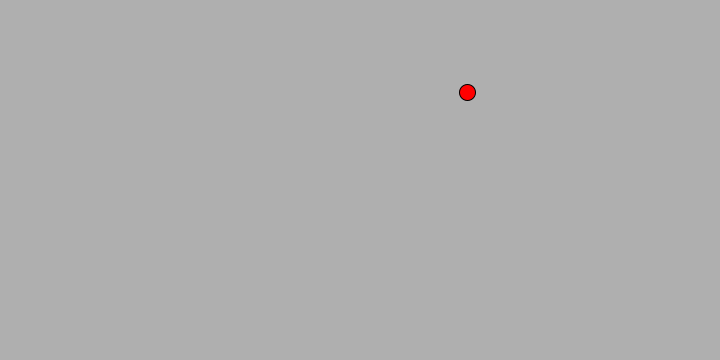
Frame 1 (no input)
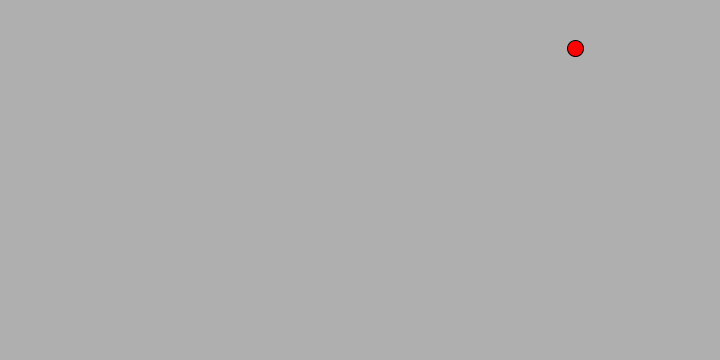
Frame 60 (the mouse pressed at the canvas centre just before this capture)
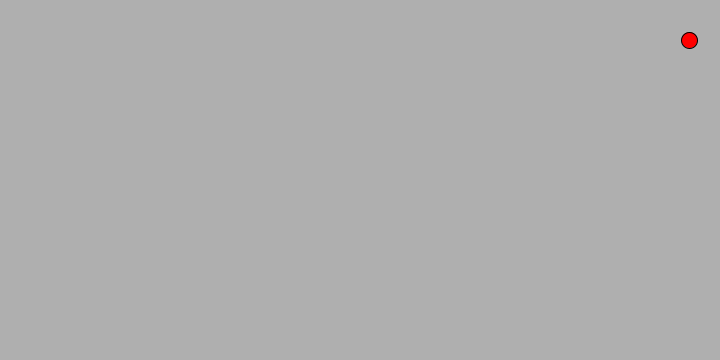
Frame 120 (the mouse held since frame 60 and released just before this capture)

The Processing sketch that drew these frames (run headless with seeded random() and noise(); from frame 60 on, the mouse is pressed at the canvas centre):

// Processing sketch: MoverDemo
// ── MoverDemo.pde
Mover m;

void setup() {
  size(720, 360);
  m = new Mover();
}

void draw() {
  background(175);
  m.update();
  m.checkEdges();
  m.display();
}

// ── Mover.pde
public class Mover {
  private PVector location;
  private PVector velocity;
  private PVector acceleration;
  private int radius = 16;
  private int r = 255;
  private int g = 0;
  private int b = 0;
  private float topspeed = 150;
  
  // default, no-argument constructor
  public Mover() {
    location = new PVector(random(width), random(height));
    velocity = new PVector(random(-2, 2), random(-2, 2));
    acceleration = new PVector(0.001, 0.01);
  }
  
  // parameterized constructor
  public Mover(int maxSpeed) {
    location = new PVector(random(width), random(height));
    velocity = new PVector(random(-maxSpeed, maxSpeed), random(-maxSpeed, maxSpeed));
    acceleration = new PVector(0.01, 0.001);
  }
  
  public Mover(int maxSpeed, int radius) {
    location = new PVector(random(width), random(height));
    velocity = new PVector(random(-maxSpeed, maxSpeed), random(-maxSpeed, maxSpeed));
    acceleration = new PVector(0.01, 0.01);
    this.radius = radius;
  }
  
  public void setColor(int r, int g, int b) {
    this.r = r;
    this.g = g;
    this.b = b;
  }
  
  public void update() {
    velocity.add(acceleration);
    velocity.limit(topspeed);
    location.add(velocity);
  }
  
  public void display() {
    stroke(0);
    fill(r, g, b);
    ellipse(location.x, location.y, radius, radius);
  }
  
  public void checkEdges() {
    if (location.x > width - 8) {
      location.x = 8;
    } else if (location.x < 8) {
      location.x = width - 8;
    }
    
    if (location.y > height - 8) {
      location.y = 8;
    } else if (location.y < 8) {
      location.y = height - 8;
    }
  }
}
